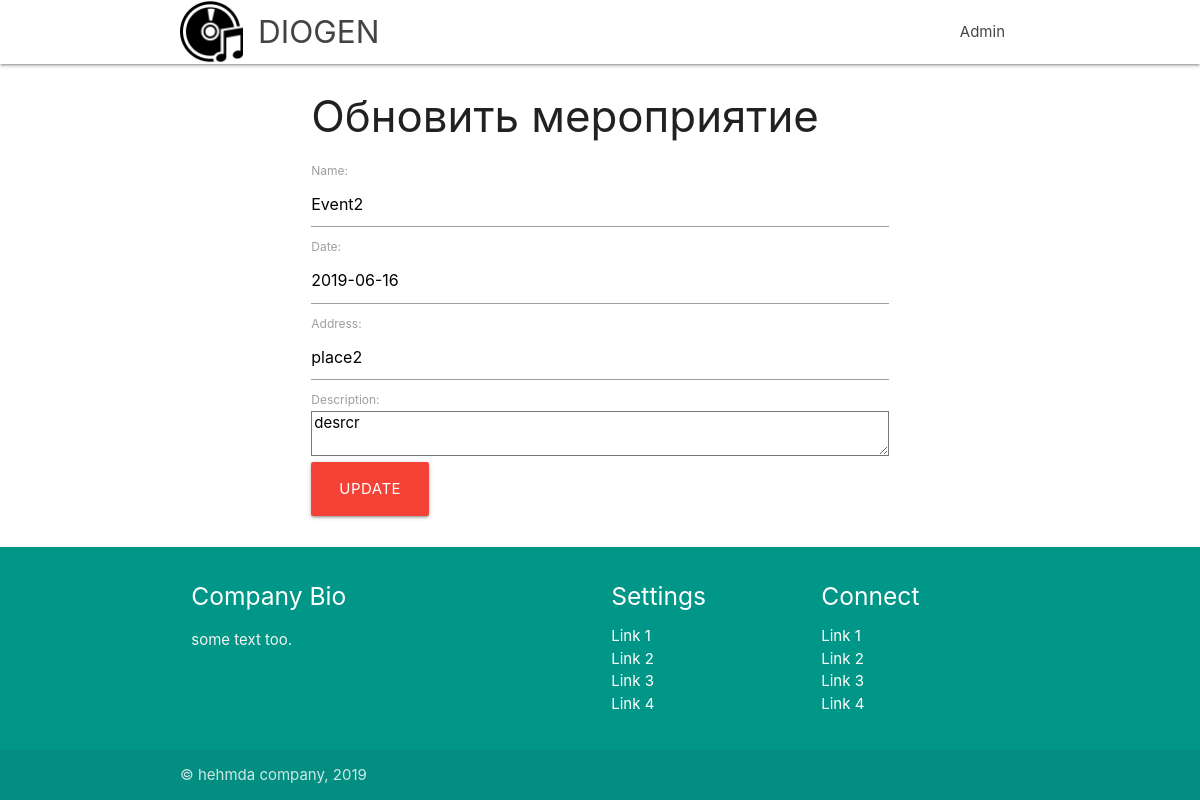
The app's page /myevents/2/ with its own data.
### userApp/models.py (models this page shows, shortened)
class EventProfile(models.Model):
    name = models.CharField(max_length=100,default='', blank=False)
    address = models.CharField(max_length=100,default='', blank=False)
    date = models.CharField(max_length=100, default='', blank=False)
    description = models.TextField(default='',blank=True)
    company = models.ForeignKey(PersonProfile, on_delete=models.CASCADE, blank=False)

### userApp/views.py (the view, shortened to what this page needs)
# urls.py: path('myevents/<int:pk>/', views.EventUpdate.as_view(), name='EventUpdate'),
class EventUpdate(UpdateView):
    model = EventProfile
    fields = ['name','date','address','group','description']

### userApp/templates/userApp/eventprofile_form.html
{% extends "mainPage/wrapper.html" %}
{% load static %}
{% block page %}
    <div class="row">
    <div class="col s3 m3 l3">
    </div>
    <div class="col s6 m6 l6">
        <h3>Обновить мероприятие </h3>
        <form method="post">{% csrf_token %}
            {% for field in form %}
                {{field.label_tag}}
                <div>{{field}}</div>
            {% endfor %}
            <input type="submit" value="Update" class="btn-large red">
        </form>
    </div>
    <div class="col s3 m3 l3">
    </div>
    </div>
{% endblock %}

### records on screen
EventProfile: form "Event2" "2019-06-16" "place2" "desrcr"

### other values on screen
{{ field.label_tag }} "Name:" "Date:" "Address:" "Description:"
